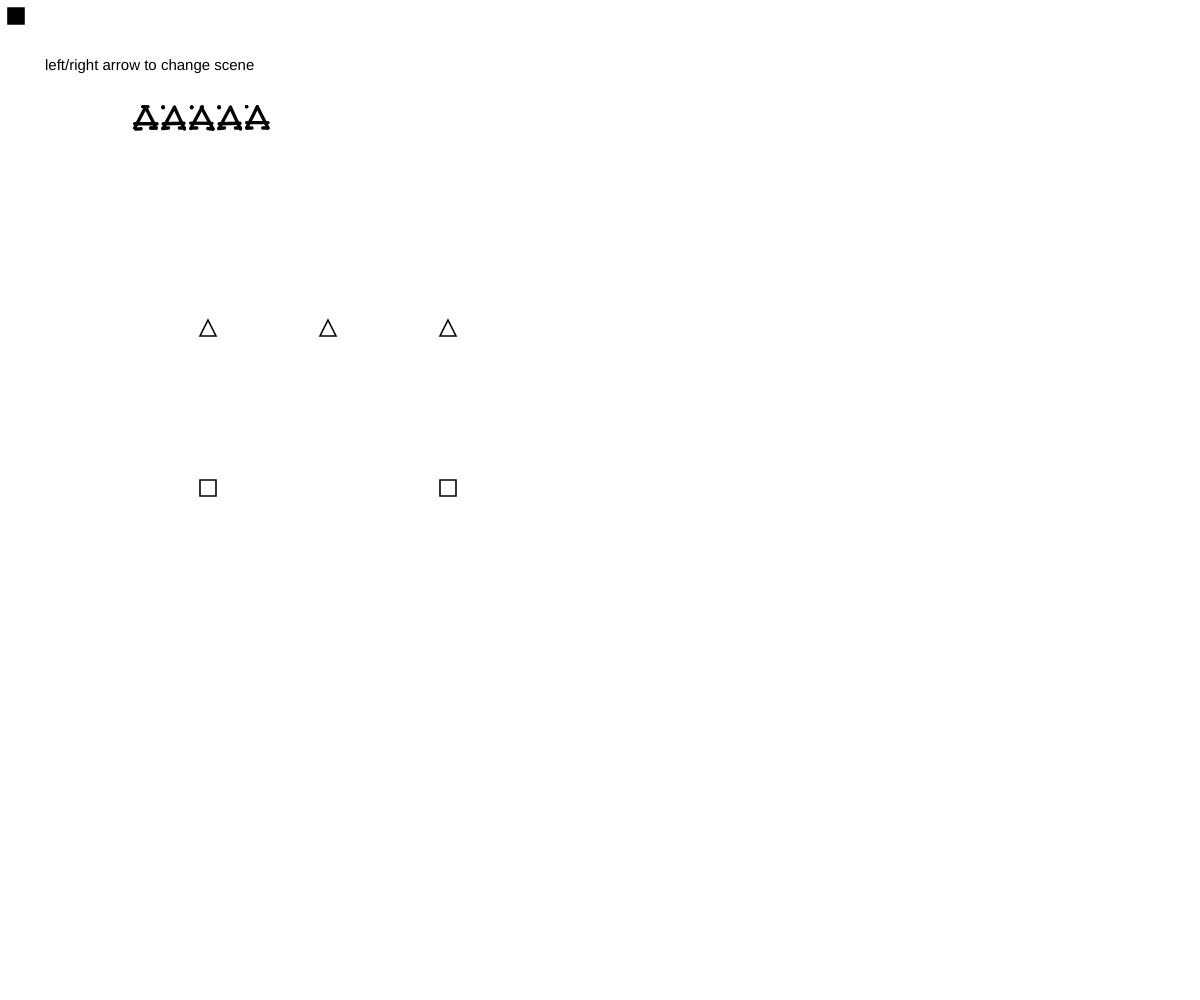
Frame 1 (no input)
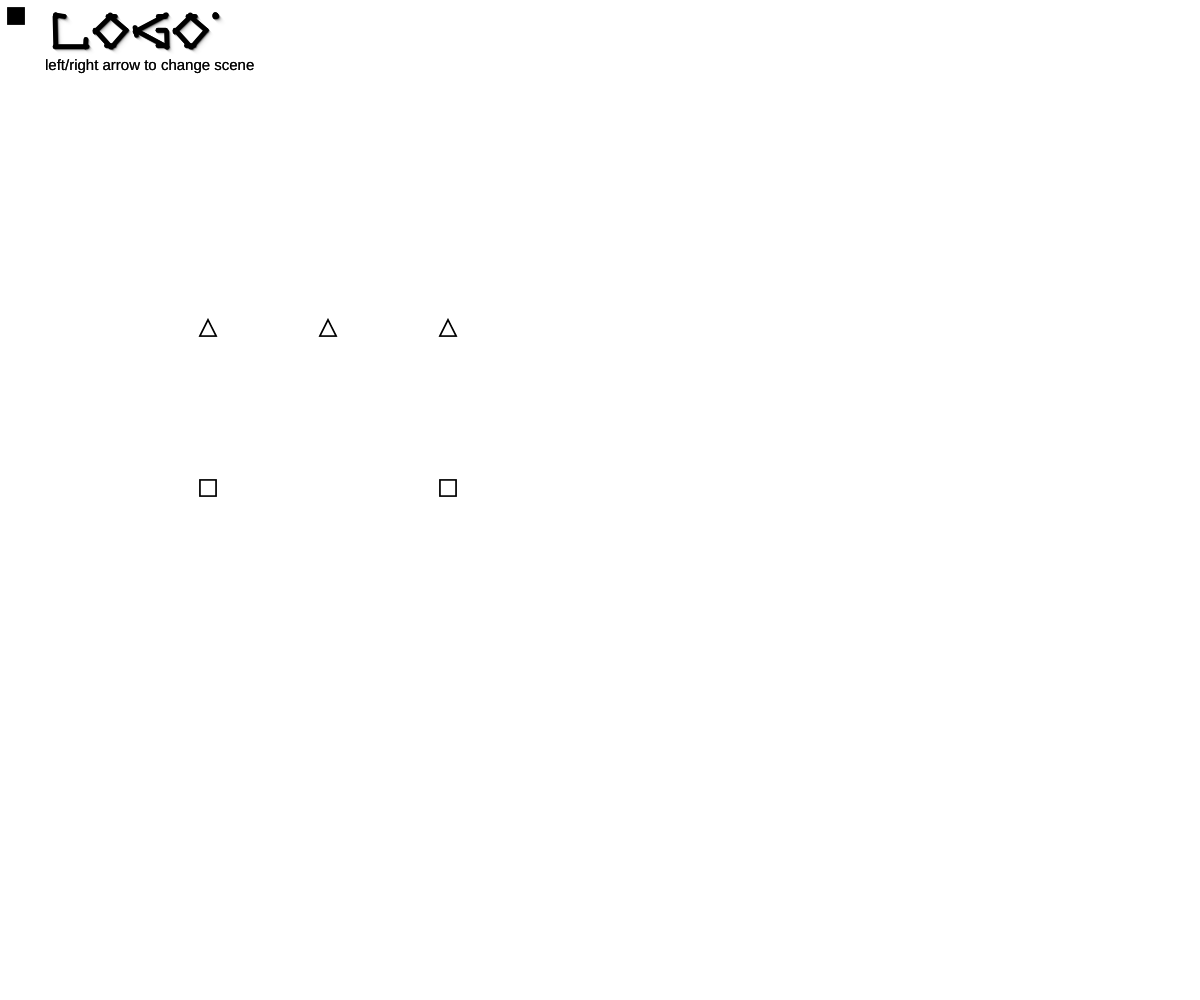
Frame 60 (no input)
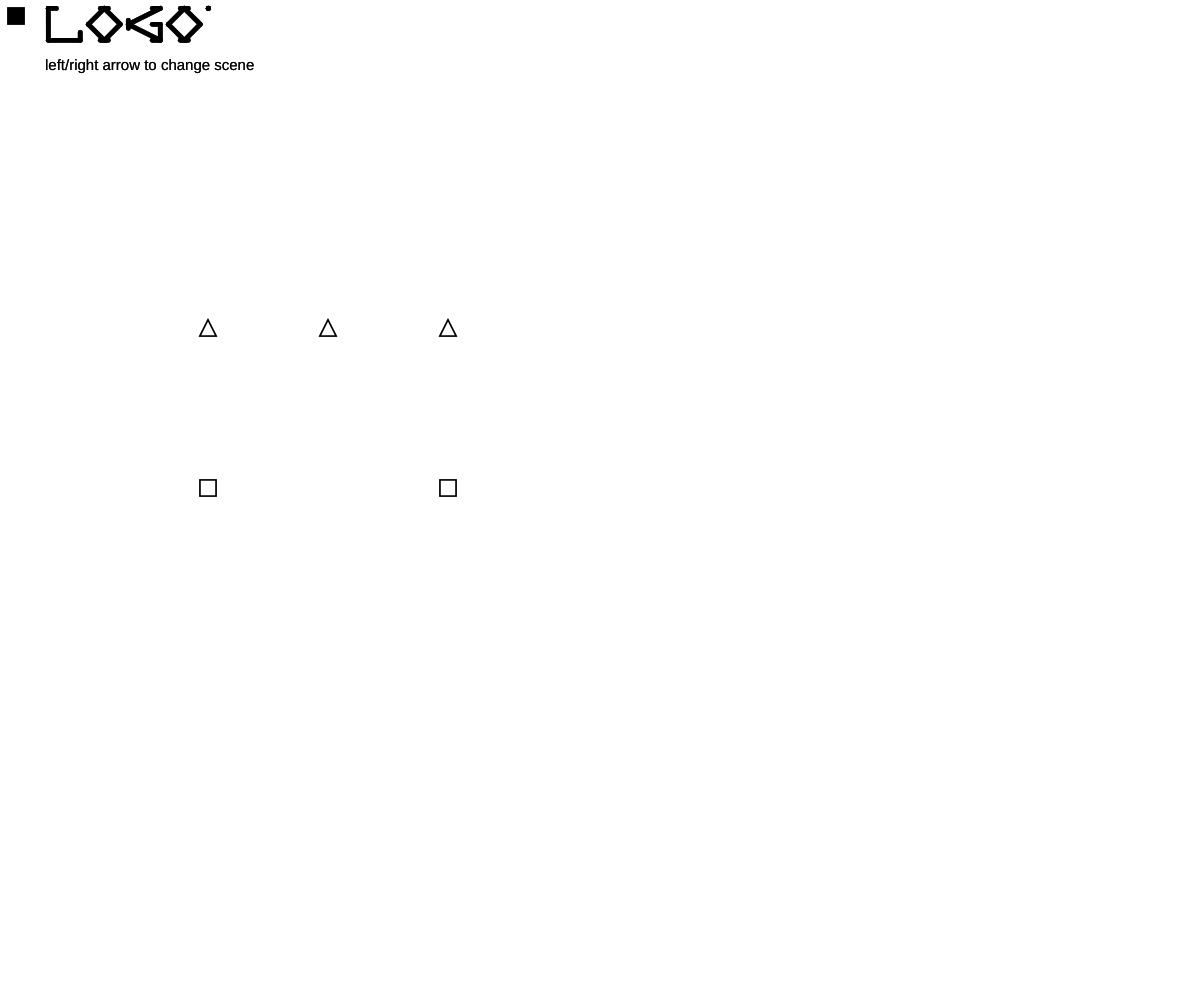
Frame 120 (the mouse pressed at the canvas centre since frame 60)

The p5.js sketch that drew these frames (run headless with seeded random() and noise() and a simulated clock; from frame 60 on, the mouse is pressed at the canvas centre):

// p5.js sketch
// ── sketch.js
/* PLACE HOLDERS */
var pointOrig = [
    [0, 40,20, 0],
    [20, 0, 40, 40],
    [0, 30, 40, 30], 
    [0, 40, 10, 40],
    [15, 0, 25, 0],
    [40, 40, 30, 40],
    [40, 40, 30, 40],
    [0, 0, 0, 0]
];

var pointTargets1 = [ 
    [0, 40,20, 0],
    [20, 0, 40, 40],
    [0, 30, 40, 30], 
    [0, 40, 10, 40],
    [15, 0, 25, 0],
    [40, 40, 30, 40],
    [40, 40, 30, 40],
    [20, 0, 20, 0]
];

var pointTargets2 = [ 
    [0, 0, 40, 0],
    [20, 0, 20, 40],
    [0, 0, 0, 10],
    [0, 10, 10, 10],
    [40, 0, 40, 10],
    [40, 10, 30, 10],
    [15, 40, 25, 40],
    [0, 0, 0, 0]
];

var pointTargets3 = [ 
    [0, 0, 40, 0],
    [20, 0, 20, 40],
    [0, 0, 0, 10],
    [0, 10, 10, 10],
    [40, 0, 40, 10],
    [40, 10, 30, 10],
    [15, 40, 25, 40],
    [0, 0, 0, 0]
];

var pointTargets4 = [ 
    [0, 0, 40, 0],
    [20, 0, 20, 40],
    [0, 0, 0, 10],
    [0, 10, 10, 10],
    [40, 0, 40, 10],
    [40, 10, 30, 10],
    [15, 40, 25, 40],
    [0, 0, 0, 0]
];

var pointTargets5 = [ 
    [0, 0, 40, 0],
    [20, 0, 20, 40],
    [0, 0, 0, 10],
    [0, 10, 10, 10],
    [40, 0, 40, 10],
    [40, 10, 30, 10],
    [15, 40, 25, 40],
    [0, 0, 0, 0]
];

var points1 = [
    [0, 40,20, 0],
    [20, 0, 40, 40],
    [0, 30, 40, 30], 
    [0, 40, 10, 40],
    [15, 0, 25, 0],
    [40, 40, 30, 40],
    [40, 40, 30, 40],
    [20, 0, 20, 0]
];

var points2 = [
    [0, 40,20, 0],
    [20, 0, 40, 40],
    [0, 30, 40, 30], 
    [0, 40, 10, 40],
    [40, 40, 30, 40],
    [0, 0, 0, 0],
    [0, 0, 0, 0],
    [0, 0, 0, 0]
];

var points3 = [
    [0, 40,20, 0],
    [20, 0, 40, 40],
    [0, 30, 40, 30], 
    [0, 40, 10, 40],
    [40, 40, 30, 40],
    [0, 0, 0, 0],
    [0, 0, 0, 0],
    [0, 0, 0, 0]
];

var points4 = [
    [0, 40,20, 0],
    [20, 0, 40, 40],
    [0, 30, 40, 30], 
    [0, 40, 10, 40],
    [40, 40, 30, 40],
    [0, 0, 0, 0],
    [0, 0, 0, 0],
    [0, 0, 0, 0]
];

var points5 = [
    [0, 40,20, 0],
    [20, 0, 40, 40],
    [0, 30, 40, 30], 
    [0, 40, 10, 40],
    [40, 40, 30, 40],
    [0, 0, 0, 0],
    [0, 0, 0, 0],
    [0, 0, 0, 0]
];


/* LETTERS */
var pointsA = [
    [0, 40,20, 0],
    [20, 0, 40, 40],
    [0, 30, 40, 30], 
    [0, 40, 10, 40],
    [15, 0, 25, 0],
    [40, 40, 30, 40],
    [40, 40, 30, 40],
    [20, 0, 20, 0]
];

var pointsB = [
    [10, 0, 10, 40],
    [10, 40, 40, 25],
    [10, 0, 40, 15],
    [40, 25, 10, 10],
    [0, 40, 10, 40],
    [40, 15, 30, 20],
    [0, 0, 10, 0],
    [0, 0, 0, 0]
];

var pointsC = [
    [0, 20, 40, 0],
    [0, 20, 40, 40],
    [0, 15, 0, 25],
    [40, 0, 30, 0],
    [40, 40, 30, 40],
    [0, 20, 0, 20],
    [0, 20, 0, 20],
    [0, 20, 0, 20]
];

var pointsD = [ 
    [0, 0, 40, 20],
    [40, 20, 0, 40],
    [0, 0, 0, 40], 
    [0, 40, 10, 40],
    [0, 0, 10, 0],
    [0, 0, 0, 0],
    [0, 0, 0, 0],
    [0, 0, 0, 0]
];

var pointsE = [ 
    [0, 15, 30, 0],
    [30, 0, 40, 0],
    [0, 15, 10, 20], 
    [10, 20, 0, 25],
    [0, 25, 30, 40],
    [30, 40, 40, 40],
    [10, 15,10, 25],
    [40, 0, 40, 0]
];


var pointsF = [
    [10, 0, 10, 40],
    [10, 0, 40, 15],
    [0, 40, 20, 40],
    [0, 0, 10, 0],
    [10, 10, 25, 19],
    [0, 10, 10, 10],
    [0, 0, 0, 0],
    [0, 0, 0, 0]
];

var pointsG = [ 
    [0, 20, 40, 0],
    [0, 20, 40, 40],
    [0, 15, 0, 25],
    [40, 0, 30, 0],
    [40, 40, 40, 20],
    [40, 20, 30, 20],
    [40, 40, 30, 40],
    [40, 0, 40, 0]
];

var pointsH = [ 
    [0, 0, 0, 40],
    [40, 0, 40, 40],
    [0, 20, 40, 20], 
    [0, 40, 10, 40],
    [0, 0, 10, 0], 
    [40, 0, 30, 0],
    [40, 40, 30, 40],
    [0, 0, 0, 0]
];

var pointsI = [ 
    [0, 0, 40, 0],
    [0, 0, 0, 10],
    [40, 0, 40, 10],
    [20, 0, 20, 40],
    [0, 40, 40, 40],
    [40, 40, 40, 30],
    [0, 40, 0, 30],
    [0, 0, 0, 0]
];

var pointsJ = [ 
    [0, 0, 40, 0],
    [0, 0, 0, 10],
    [40, 0, 40, 40],
    [40, 40, 0, 20],
    [40, 40, 40, 40],
    [40, 40, 40, 40],
    [0, 0, 0, 0],
    [0, 0, 0, 0]
];

var pointsK = [ 
    [0, 0, 0, 40],
    [0, 40, 10, 40],
    [0, 20, 40, 0], 
    [0, 20, 40, 40],
    [0, 0, 10, 0], 
    [40, 0, 40, 10],
    [40, 40, 40, 30],
    [0, 0, 0, 0]
];


var pointsL = [ 
    [0, 0, 0, 40],
    [0, 0, 10, 0],
    [0, 40, 40, 40],
    [40, 40, 40, 30],
    [0, 0, 0, 0],
    [0, 0, 0, 0],
    [0, 0, 0, 0],
    [0, 0, 0, 0]
];

var pointsM = [ 
    [0, 30, 15, 0],
    [15, 0, 30, 30],
    [40, 30, 25, 0], 
    [25, 0, 10, 30],
    [0, 40, 10, 40],
    [30, 40, 40, 40],
    [20, 30,20, 40],
    [0, 40, 0, 40]
];

var pointsN = [ 
    [0, 0, 0, 40],
    [40, 0, 40, 40],
    [0, 0, 40, 20], 
    [0, 40, 10, 40],
    [0, 0, 0, 0], 
    [40, 0, 30, 0],
    [40, 40, 40, 40],
    [0, 0, 0, 0]
];


var pointsO = [ 
    [20, 0, 40, 20],
    [40, 20, 20, 40],
    [20, 40, 0, 20], 
    [0, 20, 20, 0],
    [15, 0, 25, 0],
    [15, 40, 25, 40],
    [0, 20, 0, 20],
    [20, 0, 20, 0]
];

var pointsP = [
    [10, 0, 10, 40],
    [10, 0, 40, 15],
    [0, 40, 10, 40],
    [40, 15, 10, 30],
    [40, 10, 40, 20],
    [0, 0, 10, 0],
    [0, 0, 0, 0],
    [0, 0, 0, 0]
];

var pointsQ = [
    [20, 0, 40, 20],
    [40, 20, 20, 40],
    [20, 40, 0, 20], 
    [0, 20, 20, 0],
    [40, 40, 40, 40],
    [40, 40, 40, 40],
    [20, 15, 20, 25],
    [40, 40, 30, 30]
];


var pointsR = [ 
    [0, 0, 10, 0],
    [0, 40, 10, 40],
    [10, 0, 10, 40],
    [10, 0, 40, 15],
    [40, 15, 10, 30],
    [0, 20, 40, 40],
    [40, 40, 30, 40],
    [0, 0, 0, 0]
];
 
var pointsS = [ 
    [40, 0, 30, 0],
    [30, 0, 0, 15],
    [10, 10, 40, 25],
    [40, 25, 10, 40],
    [10, 40, 0, 40],
    [0, 15, 30, 30],
    [0, 40, 0, 40],
    [40, 0, 40, 0]
];

var pointsT = [ 
    [0, 0, 40, 0],
    [20, 0, 20, 40],
    [0, 0, 0, 10],
    [0, 10, 10, 10],
    [40, 0, 40, 10],
    [40, 10, 30, 10],
    [15, 40, 25, 40],
    [0, 0, 0, 0]
];

var pointsU = [ 
    [0, 0, 0, 20],
    [0, 20, 20, 40],
    [20, 40, 40, 20],
    [40, 20, 40, 0],
    [0, 0, 10, 0],
    [40, 0, 30, 0],
    [15, 40, 25, 40],
    [0, 0, 0, 0]
];

var pointsV = [ 
    [0, 0, 0, 20],
    [0, 0, 20, 40],
    [20, 40, 40, 0],
    [40, 20, 40, 0],
    [0, 0, 10, 0],
    [40, 0, 30, 0],
    [15, 40, 25, 40],
    [0, 0, 0, 0]
];

var pointsW = [ 
    [0, 0, 0, 10],
    [0, 10, 15, 40],
    [15, 40, 30, 10],
    [40, 10, 40, 0],
    [40, 0, 30, 0],
    [40, 10, 30, 40],
    [30, 40, 15, 10],
    [0, 0, 10, 0]
];

var pointsX = [ 
    [0, 0, 10, 0],
    [5, 0, 20, 25],
    [20, 25, 35, 0],
    [40, 0, 30, 0],
    [0, 40, 10, 40],
    [5, 40, 20, 15],
    [20, 15, 35, 40],
    [40, 40, 30, 40],
];

var pointsY = [ 
    [0, 0, 0, 10],
    [0, 10, 40, 10],
    [40, 10, 40, 0],
    [20, 10, 20, 40],
    [20, 30, 30, 10],
    [20, 30, 10, 10],
    [15, 40, 25, 40],
    [0, 0, 0, 0],
];

var pointsZ = [ 
    [0, 0, 10, 0],
    [10, 0, 40, 15], 
    [40, 15, 10, 30],
    [30, 10, 0, 25],
    [0, 25, 30, 40],
    [30, 40, 40, 40],
    [0, 0, 0, 0],
    [0, 0, 0, 0]
];
 
var pointsLINE = [ 
    [0, 20, 40, 20],
    [0, 20, 40, 20],
    [0, 20, 40, 20],
    [0, 20, 40, 20], 
    [0, 20, 40, 20], 
    [0, 20, 40, 20],
    [0, 20, 40, 20],
    [0, 20, 0, 20]
];

var pointsLarrow = [ 
    [0, 20, 40, 0],
    [0, 20, 40, 40],
    [0, 20, 0, 20],
    [40, 0, 40, 0],
    [40, 40, 40, 40],
    [40, 15, 40, 25],
    [0, 20, 0, 20],
    [0, 20, 0, 20]
];

var pointsRarrowEND = [ 
    [0, 0, 10, 0],
    [10, 0, 10, 40],
    [0, 40, 10, 40],
    [0, 20, 40, 20],
    [0, 15, 0, 25],
    [40, 15, 40, 25],
    [0, 20, 0, 20],
    [0, 20, 0, 20]
];

var pointsRarrow = [ 
    [0, 0, 40, 20],
    [0, 40, 40, 20],
    [0, 20, 0, 20],
    [0, 15, 0, 25],
    [0, 0, 0, 0],
    [0, 0, 0, 0],
    [0, 0, 0, 0],
    [0, 0, 0, 0]
];

var pointsLarrowEND = [ 
    [30, 0, 30, 40],
    [40, 40, 40, 40],
    [40, 20, 40, 20],
    [40, 0, 30, 0],
    [40, 40, 30, 40],
    [40, 15, 40, 25],
    [40, 20, 0, 20],
    [0, 15, 0, 25]
];

var pointsNULL = [ 
    [0, 0, 0, 0],
    [0, 0, 0, 0],
    [0, 0, 0, 0],
    [0, 0, 0, 0],
    [0, 0, 0, 0],
    [0, 0, 0, 0],
    [0, 0, 0, 0],
    [0, 0, 0, 0]
];

//cool symbol
//var pointTargets1 = [ 
//    [0, 20, 40, 20],
//    [20, 0, 20, 40],
//    [0, 0, 0, 10],
//    [0, 10, 10, 10],
//    [40, 0, 40, 10], 
//    [40, 10, 30, 10],
//    [15, 40, 25, 40]
//];

// letter positioning
var posH = 200;
var posW = 200;
var posH_point1 = 10;
var posW_point1 = 10;
var posH_point2 = 500;
var posW_point2 = 220;
var posH_point3 = 500;
var posW_point3 = 415;
var posH_point4 = 500;  
var posW_point4 = 650;
var posH_point5 = 850;
var posW_point5 = 410;
var posH_point6 = 850;
var posW_point6 = 410;
var posH_Target = 10; 
var posW_Target = 10;
var wordLoc=1;
var sceneCount = 1;

//letter spacing
var spacing = 50;
var giveSpace = 50;

//change speeds
var amt = 0.05; 
var spd = 0.05;

//triangle fills
var a;
var b;

var scA=.7;


var flip = false;

function setup() {
        createCanvas(windowWidth, windowHeight);
        strokeWeight(5);
        strokeCap(ROUND);
        a = color(0);
        b = color(255);
        
}

function draw() { 
        
    //set the scene    
    if (sceneCount==1){
        drawDEMO();
    }
    if (sceneCount==2){
        drawSpec();
    }
    if (sceneCount>2){
        sceneCount=1;
    }
    if (sceneCount < 1){
        sceneCount=2;
    }
    
    
}
     
function drawSpec(){
    background(230, 120, 120,75);        
     
    scale(1);
    posW=width/4;
    posH=height/4;
    noStroke();
    textSize(15);
    fill(255);
    text("type to see letter transitions",45,90);
    text("left/right arrow to change scene",45,70);
    scale(2); 
    strokeWeight(2);
    stroke(255);
    
    if (key == 'a') {
        pointTargets1 = pointsA;
    }else if(key == 'b') {
        pointTargets1 = pointsB;
    }else if(key == 'c') {
        pointTargets1 = pointsC;
    }else if(key == 'd') {
        pointTargets1 = pointsD;
    }else if(key == 'e') {
        pointTargets1 = pointsE;
    }else if(key == 'f') {
        pointTargets1 = pointsF;
    }else if(key == 'g') {
        pointTargets1 = pointsG;
    }else if(key == 'h') {
        pointTargets1 = pointsH;
    }else if(key == 'i') {
        pointTargets1 = pointsI;
    }else if(key == 'j') {
        pointTargets1 = pointsJ;
    }else if(key == 'k') {
        pointTargets1 = pointsK;
    }else if(key == 'l') {
        pointTargets1 = pointsL;
    }else if(key == 'm') {
        pointTargets1 = pointsM;
    }else if(key == 'n') {
        pointTargets1 = pointsN;
    }else if(key == 'o') {
        pointTargets1 = pointsO;
    }else if(key == 'p') {
        pointTargets1 = pointsP;
    }else if(key == 'q') {
        pointTargets1 = pointsQ;
    }else if(key == 'r') {
        pointTargets1 = pointsR;
    }else if(key == 's') {
        pointTargets1 = pointsS;
    }else if(key == 't') {
        pointTargets1 = pointsT;
    }else if(key == 'u') {
        pointTargets1 = pointsU;
    }else if(key == 'v') {
        pointTargets1 = pointsV;
    }else if(key == 'w') {
        pointTargets1 = pointsW;
    }else if(key == 'x') {
        pointTargets1 = pointsX;
    }else if(key == 'y') {
        pointTargets1 = pointsY;
    }else if(key == 'z') {
        pointTargets1 = pointsZ;
    }
    

    push();
        translate(posW,posH);
        for (var i = 0; i < points1.length; i++) {
            points1[i][0] = lerp(points1[i][0], pointTargets1[i][0], amt);
            points1[i][1] = lerp(points1[i][1], pointTargets1[i][1], amt);
            points1[i][2] = lerp(points1[i][2], pointTargets1[i][2], amt);
            points1[i][3] = lerp(points1[i][3], pointTargets1[i][3], amt);
        }

        for (var i = 0; i < points1.length; i++) {
            line(points1[i][0],points1[i][1],points1[i][2],points1[i][3]);
        }
    pop();
}
    
 function drawDEMO(){
//    background(160, 120, 150,75);    
    background(255,90);
    scale(1); 
    noStroke();
    textSize(15);
    fill(0);
    text("left/right arrow to change scene",45,70);
    scale(.8);
    strokeWeight(2);
    stroke(0);
    
    // fill the square on hover
    fill(b);
    if (wordLoc==1){
        fill(a);
    }
    drawSquare(10,10);

    // fill the triangle on hover
    fill(b);
    if (wordLoc==2){
        fill(a);
    }
    drawTriangle(250,400);
    
    // fill the triangle on hover
    fill(b);
    if (wordLoc==3){
        fill(a);
    }
    drawTriangle(400,400);
    
    // fill the triangle on hover
    fill(b);
    if (wordLoc==4){
    fill(a);
    }
    drawTriangle(550,400);
    
    // fill the square on hover
    fill(b);
    if (wordLoc==5){
        fill(a);
    }
    drawSquare(250,600);
    
        // fill the square on hover
    fill(b);
    if (wordLoc==6){
        fill(a);
    }
    drawSquare(550,600);
    print(mouseX);

//check mouse position, change wordLoc to say what it is hovering over
        if (mouseX>0 && mouseY<100 && mouseX<100 && mouseY>0){
            wordLoc = 1;
        } else if (mouseX>200 && mouseX<260 && mouseY<400 && mouseY>250){
            wordLoc = 2; 
        } else if (mouseX>330 && mouseX<400 &&  mouseY<400 && mouseY>250 ){
            wordLoc = 3; 
        } else if (mouseX>450 && mouseX<570  &&  mouseY<400 && mouseY>250){ 
            wordLoc = 4; 
        } else if (mouseX>200 && mouseX<260 && mouseY<510 && mouseY>460){ 
            wordLoc = 5; 
        } else if (mouseX>410 && mouseX<520 && mouseY<510 && mouseY>460){ 
            wordLoc = 6; 
        }       
    
//choose letters for each word based on what mouse is hovering over
    if (wordLoc==1) {
    strokeWeight(6);
    scale(scA);

    pointTargets1 = pointsL;
    pointTargets2 = pointsO;
    pointTargets3 = pointsG;
    pointTargets4 = pointsO;
    pointTargets5 = pointsNULL;
    posH_Target = posH_point1;
    posW_Target = posW_point1;

    } else if (wordLoc==2){
    scale(scA); 
    pointTargets1 = pointsH;
    pointTargets2 = pointsO;
    pointTargets3 = pointsM;
    pointTargets4 = pointsE;
    pointTargets5 = pointsNULL;
    posH_Target = posH_point2;
    posW_Target = posW_point2;

    } else if (wordLoc==3){
        scale(.7);
    pointTargets1 = pointsA;
    pointTargets2 = pointsB;
    pointTargets3 = pointsO;
    pointTargets4 = pointsU;
    pointTargets5 = pointsT;
    posH_Target = posH_point3;
    posW_Target = posW_point3;

    } else if (wordLoc==4){
        scale(.7);
    pointTargets1 = pointsW;
    pointTargets2 = pointsO;
    pointTargets3 = pointsR;
    pointTargets4 = pointsK;
    pointTargets5 = pointsNULL;
    posH_Target = posH_point4;
    posW_Target = posW_point4;

    } else if (wordLoc==5){
        scale(.7);
    pointTargets1 = pointsLarrow;
    pointTargets2 = pointsLINE;
    pointTargets3 = pointsLINE;
    pointTargets4 = pointsLINE;
    pointTargets5 = pointsLarrowEND;
    posH_Target = posH_point5;
    posW_Target = posW_point5;

    } else if (wordLoc==6){
        scale(.7);
    pointTargets1 = pointsRarrowEND;
    pointTargets2 = pointsLINE;
    pointTargets3 = pointsLINE;
    pointTargets4 = pointsLINE;
    pointTargets5 = pointsRarrow;
    posH_Target = posH_point5;
    posW_Target = posW_point5;

    }
    
 //rescale   
    if (wordLoc==1){
        scA+=.1; 
    } else {
        scA-=.03;
    }
     
    if (scA>=1){
        scA=1;
    }
    if (scA<=.7){
        scA=.7;
    }
    
//move to the new position
    posW = lerp(posW,posW_Target,spd); 
    posH = lerp(posH,posH_Target,spd); 
    
//draw the letter, redraw
   push();
/* LETTER ONE */
        push();
        translate(posW+spacing,posH);
            for (var i = 0; i < points1.length; i++) {
                    points1[i][0] = lerp(points1[i][0], pointTargets1[i][0], amt);
                    points1[i][1] = lerp(points1[i][1], pointTargets1[i][1], amt);
                    points1[i][2] = lerp(points1[i][2], pointTargets1[i][2], amt);
                    points1[i][3] = lerp(points1[i][3], pointTargets1[i][3], amt);
            }


            for (var i = 0; i < points1.length; i++) {
                    line(points1[i][0],points1[i][1],points1[i][2],points1[i][3]);
            }
        pop();
        spacing = spacing + giveSpace;

    /* LETTER TWO */
            push();
        translate(posW+spacing,posH);
            for (var i = 0; i < points2.length; i++) { 
                    points2[i][0] = lerp(points2[i][0], pointTargets2[i][0], amt);
                    points2[i][1] = lerp(points2[i][1], pointTargets2[i][1], amt);
                    points2[i][2] = lerp(points2[i][2], pointTargets2[i][2], amt);
                    points2[i][3] = lerp(points2[i][3], pointTargets2[i][3], amt);
            }

            for (var i = 0; i < points2.length; i++) {
                    line(points2[i][0],points2[i][1],points2[i][2],points2[i][3]);
            }
        pop();
        spacing = spacing + giveSpace;

    /* LETTER THREE */
            push();
        translate(posW+spacing,posH);
            for (var i = 0; i < points3.length; i++) { 
                    points3[i][0] = lerp(points3[i][0], pointTargets3[i][0], amt);
                    points3[i][1] = lerp(points3[i][1], pointTargets3[i][1], amt);
                    points3[i][2] = lerp(points3[i][2], pointTargets3[i][2], amt);
                    points3[i][3] = lerp(points3[i][3], pointTargets3[i][3], amt);
            }

            for (var i = 0; i < points3.length; i++) {
                    line(points3[i][0],points3[i][1],points3[i][2],points3[i][3]);
            }
        pop();
        spacing = spacing + giveSpace;

    /* LETTER FOUR */
            push();
        translate(posW+spacing,posH);
            for (var i = 0; i < points4.length; i++) { 
                    points4[i][0] = lerp(points4[i][0], pointTargets4[i][0], amt);
                    points4[i][1] = lerp(points4[i][1], pointTargets4[i][1], amt);
                    points4[i][2] = lerp(points4[i][2], pointTargets4[i][2], amt);
                    points4[i][3] = lerp(points4[i][3], pointTargets4[i][3], amt);
            }

            for (var i = 0; i < points4.length; i++) {
                    line(points4[i][0],points4[i][1],points4[i][2],points4[i][3]);
            }
        pop();
        spacing = spacing + giveSpace;

    /* LETTER FIVE */
            push();
        translate(posW+spacing,posH);

            for (var i = 0; i < points5.length; i++) { 
                    points5[i][0] = lerp(points5[i][0], pointTargets5[i][0], amt);
                    points5[i][1] = lerp(points5[i][1], pointTargets5[i][1], amt);
                    points5[i][2] = lerp(points5[i][2], pointTargets5[i][2], amt);
                    points5[i][3] = lerp(points5[i][3], pointTargets5[i][3], amt);
            }

            for (var i = 0; i < points5.length; i++) {
                    line(points5[i][0],points5[i][1],points5[i][2],points5[i][3]);
            }
        pop();
    pop();
    spacing=giveSpace;
}

function drawTriangle(x,y){
        //triangles
    push();
        translate(x,y);
        beginShape();
        vertex(10, 0);
        vertex(20, 20); 
        vertex(0, 20);
        endShape(CLOSE);
    pop();
}

function drawSquare(x,y){
        //triangles
    push();
        translate(x,y);
        beginShape();
        vertex(0, 0);
        vertex(20, 0); 
        vertex(20, 20);
        vertex(0, 20);
        endShape(CLOSE);
    pop();
}

function keyPressed() {
    if (keyCode == LEFT_ARROW){
        sceneCount-=1;
    }
    if (keyCode == RIGHT_ARROW){
        sceneCount+=1;
    }
}

function windowResized() {
  resizeCanvas(windowWidth, windowHeight);
}
